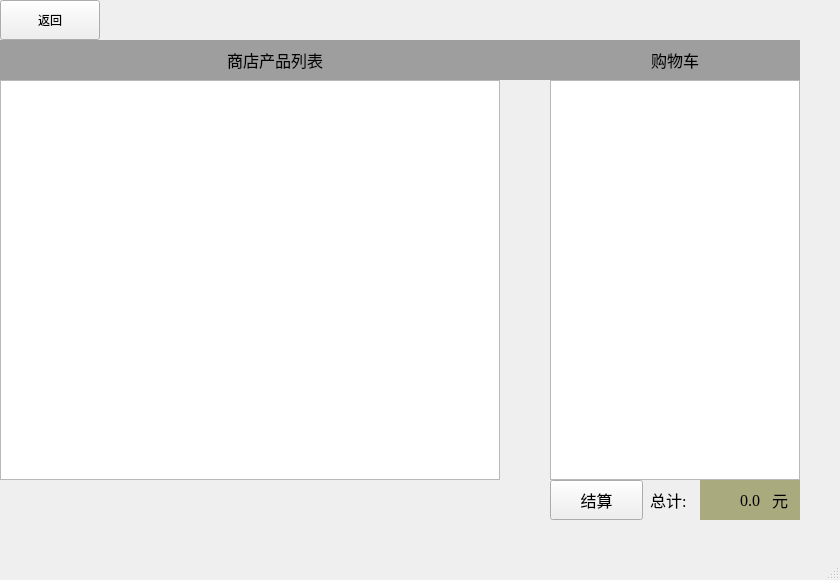
<?xml version="1.0" encoding="UTF-8"?>
<ui version="4.0">
 <class>staffManagerWin</class>
 <widget class="QMainWindow" name="staffManagerWin">
  <property name="geometry">
   <rect>
    <x>0</x>
    <y>0</y>
    <width>840</width>
    <height>580</height>
   </rect>
  </property>
  <property name="windowTitle">
   <string>MainWindow</string>
  </property>
  <widget class="QWidget" name="centralwidget">
   <widget class="QListWidget" name="goodsListWidget">
    <property name="geometry">
     <rect>
      <x>0</x>
      <y>80</y>
      <width>500</width>
      <height>400</height>
     </rect>
    </property>
   </widget>
   <widget class="QListWidget" name="shopListWidget">
    <property name="geometry">
     <rect>
      <x>550</x>
      <y>80</y>
      <width>250</width>
      <height>400</height>
     </rect>
    </property>
   </widget>
   <widget class="QLabel" name="label">
    <property name="geometry">
     <rect>
      <x>0</x>
      <y>40</y>
      <width>550</width>
      <height>40</height>
     </rect>
    </property>
    <property name="font">
     <font>
      <family>Times New Roman</family>
      <pointsize>12</pointsize>
      <weight>50</weight>
      <bold>false</bold>
     </font>
    </property>
    <property name="styleSheet">
     <string notr="true">background-color: rgb(158, 158, 158);</string>
    </property>
    <property name="text">
     <string>商店产品列表</string>
    </property>
    <property name="alignment">
     <set>Qt::AlignCenter</set>
    </property>
   </widget>
   <widget class="QLabel" name="label_2">
    <property name="geometry">
     <rect>
      <x>550</x>
      <y>40</y>
      <width>250</width>
      <height>40</height>
     </rect>
    </property>
    <property name="font">
     <font>
      <family>Times New Roman</family>
      <pointsize>12</pointsize>
     </font>
    </property>
    <property name="styleSheet">
     <string notr="true">background-color: rgb(158, 158, 158);</string>
    </property>
    <property name="text">
     <string>购物车</string>
    </property>
    <property name="alignment">
     <set>Qt::AlignCenter</set>
    </property>
   </widget>
   <widget class="QLabel" name="label_3">
    <property name="geometry">
     <rect>
      <x>650</x>
      <y>480</y>
      <width>60</width>
      <height>40</height>
     </rect>
    </property>
    <property name="font">
     <font>
      <family>Times New Roman</family>
      <pointsize>12</pointsize>
     </font>
    </property>
    <property name="text">
     <string>总计:</string>
    </property>
    <property name="alignment">
     <set>Qt::AlignLeading|Qt::AlignLeft|Qt::AlignVCenter</set>
    </property>
   </widget>
   <widget class="QLabel" name="sumlabel">
    <property name="geometry">
     <rect>
      <x>700</x>
      <y>480</y>
      <width>60</width>
      <height>40</height>
     </rect>
    </property>
    <property name="font">
     <font>
      <family>Times New Roman</family>
      <pointsize>12</pointsize>
     </font>
    </property>
    <property name="styleSheet">
     <string notr="true">background-color: rgb(170, 170, 127);</string>
    </property>
    <property name="text">
     <string>0.0</string>
    </property>
    <property name="alignment">
     <set>Qt::AlignRight|Qt::AlignTrailing|Qt::AlignVCenter</set>
    </property>
   </widget>
   <widget class="QLabel" name="label_5">
    <property name="geometry">
     <rect>
      <x>760</x>
      <y>480</y>
      <width>40</width>
      <height>40</height>
     </rect>
    </property>
    <property name="font">
     <font>
      <family>Times New Roman</family>
      <pointsize>12</pointsize>
     </font>
    </property>
    <property name="styleSheet">
     <string notr="true">background-color: rgb(170, 170, 127);</string>
    </property>
    <property name="text">
     <string>元</string>
    </property>
    <property name="alignment">
     <set>Qt::AlignCenter</set>
    </property>
   </widget>
   <widget class="QPushButton" name="retunLoginButton">
    <property name="geometry">
     <rect>
      <x>0</x>
      <y>0</y>
      <width>100</width>
      <height>40</height>
     </rect>
    </property>
    <property name="text">
     <string>返回</string>
    </property>
   </widget>
   <widget class="QPushButton" name="closeButton">
    <property name="geometry">
     <rect>
      <x>550</x>
      <y>480</y>
      <width>93</width>
      <height>40</height>
     </rect>
    </property>
    <property name="font">
     <font>
      <family>黑体</family>
      <pointsize>12</pointsize>
     </font>
    </property>
    <property name="text">
     <string>结算</string>
    </property>
   </widget>
  </widget>
  <widget class="QMenuBar" name="menubar">
   <property name="geometry">
    <rect>
     <x>0</x>
     <y>0</y>
     <width>840</width>
     <height>26</height>
    </rect>
   </property>
  </widget>
  <widget class="QStatusBar" name="statusbar"/>
 </widget>
 <resources/>
 <connections/>
</ui>
